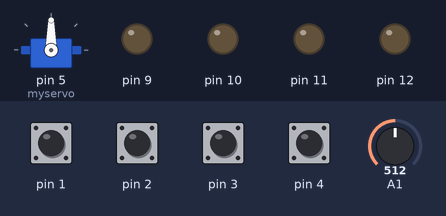
The sketch below on a simulated Arduino Uno, built with avr-gcc and run on an emulated ATmega328P. On the bench: servo, output pins drawn as LEDs (lit = HIGH). The test bench sets the inputs (shaded band); at power-on: pin 1–4 HIGH, A1 = 512.

Above: at 1.2 s.
1.3 s: A1 set to 716
At 2.0 s:
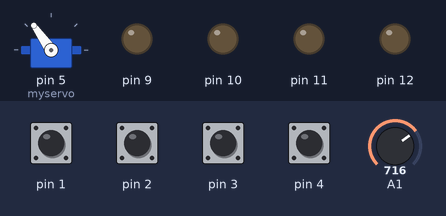
2.8 s: pin 1 pulled LOW for 0.15 s
At 2.88 s:
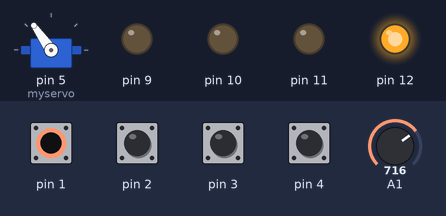
4.4 s: pin 2 pulled LOW for 0.15 s
At 4.47 s:
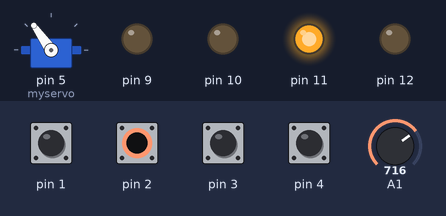
6.0 s: pin 3 pulled LOW for 0.15 s
At 6.08 s:
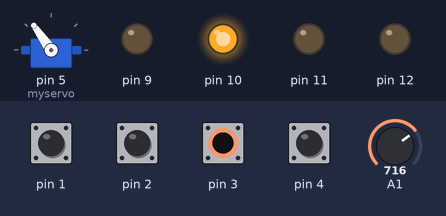
7.6 s: pin 4 pulled LOW for 0.15 s
At 7.68 s:
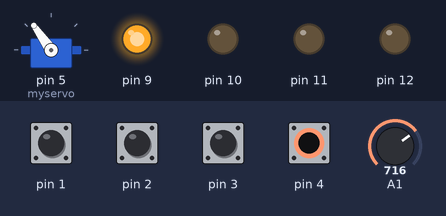
9.2 s: A1 set to 900
At 10.4 s:
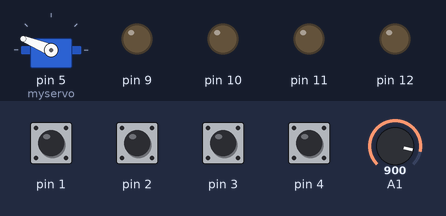
Timing chart, 0 to 11.7 s (numbered marks = the images above; inputs shaded):
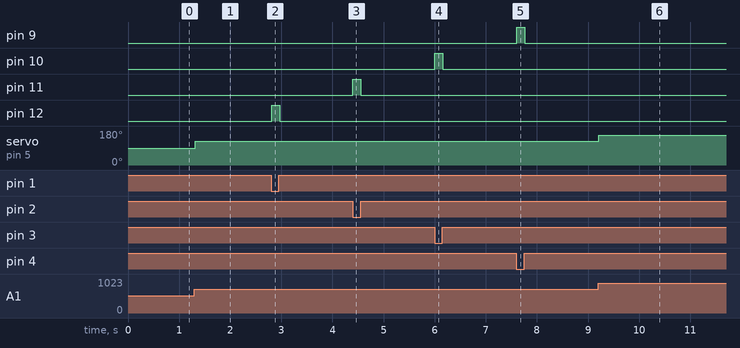

The sketch:

sketch_may05a.ino
```cpp
#include <Servo.h>
Servo myservo;

int val;

void setup() {
// servo
  myservo.attach(5);

//Activation
  pinMode(7, INPUT_PULLUP);
  pinMode(13, INPUT_PULLUP);

//Motor 1
  pinMode(01, INPUT_PULLUP);
  pinMode(02, INPUT_PULLUP);
  pinMode(11, OUTPUT);
  pinMode(12, OUTPUT);

//Motor 2
  pinMode(03, INPUT_PULLUP);
  pinMode(04, INPUT_PULLUP);
  pinMode(9, OUTPUT);
  pinMode(10, OUTPUT);
}


void loop() {

//Motor 1
  if (digitalRead(01) == LOW){
    digitalWrite(11, LOW);
    digitalWrite(12, HIGH);
  }

  if (digitalRead(02) == LOW){
    digitalWrite(11, HIGH);
    digitalWrite(12, LOW);
  }

   if (digitalRead(01) == HIGH && digitalRead(02) == HIGH){
    digitalWrite(11, LOW);
    digitalWrite(12, LOW);
  }

//Motor 2
  if (digitalRead(03) == LOW){
    digitalWrite(9, LOW);
    digitalWrite(10, HIGH);
  }

  if (digitalRead(04) == LOW){
    digitalWrite(9, HIGH);
    digitalWrite(10, LOW);
  }

   if (digitalRead(03) == HIGH && digitalRead(04) == HIGH){
    digitalWrite(9, LOW);
    digitalWrite(10, LOW);
  }

  //Activation
 digitalWrite(13, HIGH);

//Servo
  val = analogRead(1);
  val = map(val, 0, 1023, 0, 180);
  myservo.write(val);

  delay(15);


}
```

Measured:
- after the input at 1.3 s, servo on pin 5 (myservo): 90° → 125° at once
- after the input at 2.8 s, pin 12: LOW → HIGH at once, → LOW 0.15 s later
- after the input at 4.4 s, pin 11: LOW → HIGH at once, → LOW 0.15 s later
- after the input at 6.0 s, pin 10: LOW → HIGH at once, → LOW 0.15 s later
- after the input at 7.6 s, pin 9: LOW → HIGH at once, → LOW 0.15 s later
- after the input at 9.2 s, servo on pin 5 (myservo): 125° → 158° at once
